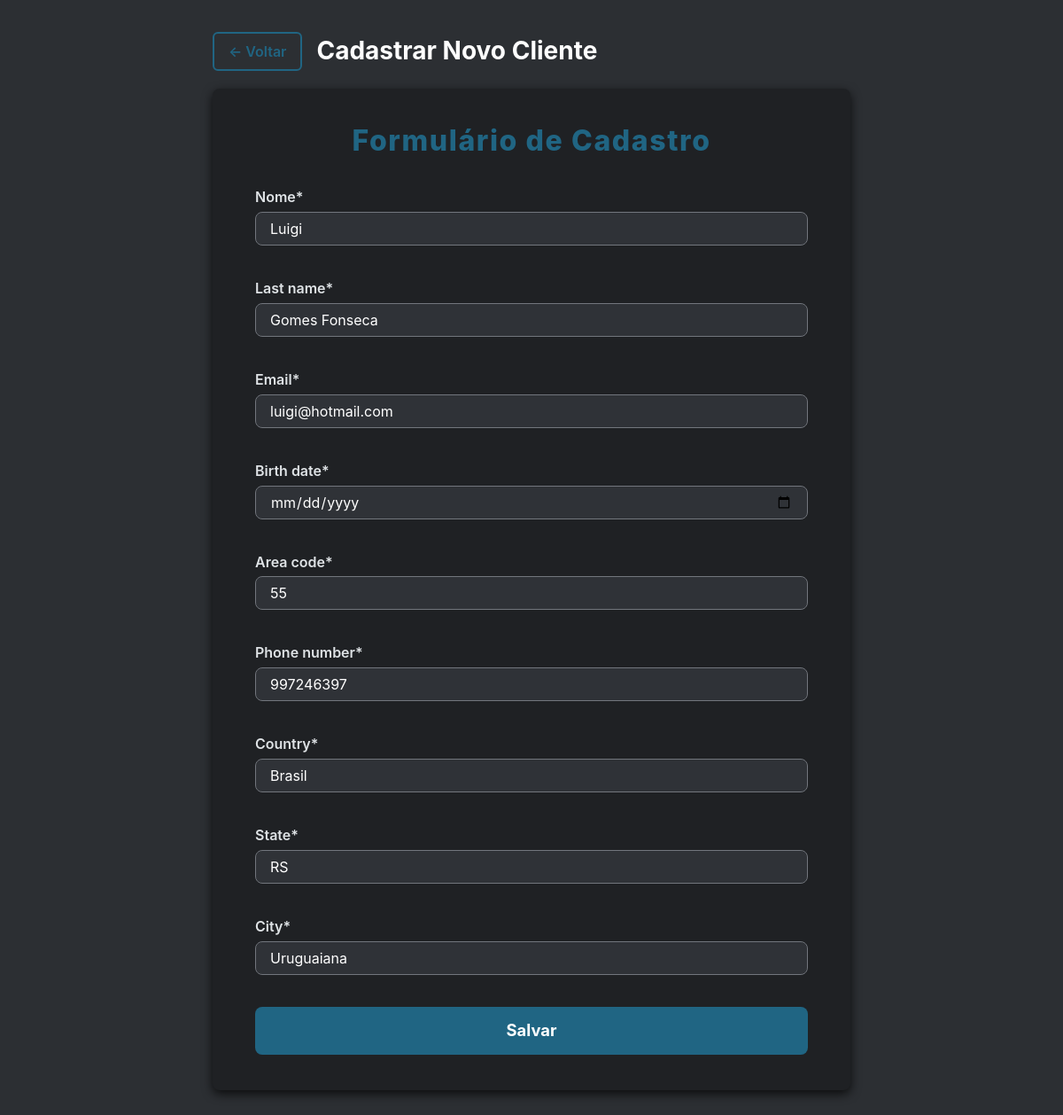
The app's page /customer/12/ with its own data.
### customers/models.py (models this page shows, shortened)
class Customer(models.Model):
    first_name = models.CharField(max_length=30)
    last_name = models.CharField(max_length=50)
    email = models.EmailField()
    birth_date = models.DateField()
    area_code = models.CharField(max_length=3)
    phone_number = models.CharField(max_length=9)
    country = models.CharField(max_length=30)
    state = models.CharField(max_length=30)
    city = models.CharField(max_length=30)
    create_date = models.DateTimeField(auto_now_add=True) #Registra a data de criação do objeto no banco de dados
    update_date = models.DateTimeField(auto_now=True) #Registra a data da alteração na tabela no banco de dados
    active = models.BooleanField(default=True) #desativa o cliente sem deletar todo o histórico de informações do cliente.
    class Meta:
        db_table = 'customer'

### customers/views.py (the view, shortened to what this page needs)
# urls.py: path('<int:id>/', CustomerUpdateView.as_view(), name='customer-update'),
class CustomerUpdateView(UpdateView):
    template_name = 'customer/customer.html'
    form_class = CustomerForms
    def get_object(self):
        id = self.kwargs.get('id')
        return get_object_or_404(Customer, id=id)

### customers/forms.py
class CustomerForms(forms.ModelForm):
    first_name = forms.CharField(label='Nome')
    last_name = forms.CharField()
    email = forms.EmailField()
    birth_date = forms.DateField(widget=DateInput)
    area_code = forms.RegexField(
        regex=r"^\+?1?[0-9]{2}$",
        error_messages={"invalid": 'Número de DDD inválido.'}
    )
    phone_number = forms.RegexField(
        regex=r"^\+?1?[0-9]{9,15}$",
        error_messages={"invalid": 'Número de DDD inválido.'}
    )
    country = forms.CharField()
    state = forms.CharField()
    city = forms.CharField()
    class Meta:
        model = Customer
        fields = (
            'first_name',
            'last_name',
            'email',
            'birth_date',
            'area_code',
            'phone_number',
            'country',
            'state',
            'city',
        )

### customers/templates/customer/customer.html (shortened to what this page needs)
{% load crispy_forms_tags %}
{% load static %}
<!DOCTYPE html>
<html lang="pt-BR">
<head>
    <link href="{% static 'css/bootstrap.min.css' %}" rel="stylesheet" />
</head>
<body>
    <header>
        <a href="{% url 'customer:customer-list' %}" aria-label="Voltar para cadastro de clientes">&larr; Voltar</a>
        <h2>Cadastrar Novo Cliente</h2>
    </header>
    <main role="main" aria-labelledby="page-title">
        <h1 id="page-title">Formulário de Cadastro</h1>
        <form method="POST" novalidate>
            {{ form|crispy }}
            <button type="submit" class="btn btn-primary" aria-label="Salvar novo cliente">Salvar</button>
        </form>
    </main>
</body>
</html>

### customers/templates/customer/customer.html (style rules this page uses)
:root { --gray-dark: #2c2f33; --gray-medium: #72767d; --gray-light: #dfe3e6; --blue-petroleum: #206583; --white: #ffffff; }
*, *::before, *::after { box-sizing: border-box; }
body { margin: 0; font-family: "Inter", -apple-system, BlinkMacSystemFont, "Segoe UI", Roboto, Helvetica, Arial, sans-serif; background-color: var(--gray-dark); color: var(--white); min-height: 100vh; display: flex; flex-direction: column; align-items: center; padding: 1rem; }
header { width: 100%; max-width: 720px; display: flex; align-items: center; gap: 1rem; padding: 1.25rem 0; }
header a { color: var(--blue-petroleum); border: 2px solid var(--blue-petroleum); padding: 0.5rem 1rem; border-radius: 0.375rem; text-decoration: none; font-weight: 600; transition: background-color 0.3s ease, color 0.3s ease; }
header h2 { margin: 0; font-weight: 700; font-size: 1.75rem; color: var(--white); user-select: none; }
main { background-color: #1f2124; border-radius: 0.5rem; box-shadow: 0 4px 12px rgba(0,0,0,0.75); width: 100%; max-width: 720px; padding: 2.5rem 3rem; box-sizing: border-box; margin-bottom: 2rem; }
h1#page-title { margin-top: 0; margin-bottom: 2rem; font-weight: 800; font-size: 2rem; color: var(--blue-petroleum); text-align: center; letter-spacing: 0.05em; }
form { display: flex; flex-direction: column; gap: 1.25rem; }
button.btn-primary { background-color: var(--blue-petroleum); border: none; color: var(--white); font-weight: 700; padding: 0.85rem 0; border-radius: 0.5rem; font-size: 1.15rem; cursor: pointer; transition: background-color 0.3s ease; user-select: none; }
input, select, textarea { background-color: #2f3237 !important; border: 1.5px solid var(--gray-medium) !important; border-radius: 0.5rem !important; color: var(--white) !important; padding: 0.7rem 1rem !important; font-size: 1rem !important; transition: border-color 0.3s ease !important; }
label { font-weight: 600; margin-bottom: 0.3rem; display: inline-block; color: var(--gray-light); }

### records on screen
Customer: first_name "Luigi", last_name "Gomes Fonseca", email "luigi@hotmail.com", area_code "55", phone_number "997246397", country "Brasil", state "RS", city "Uruguaiana"
